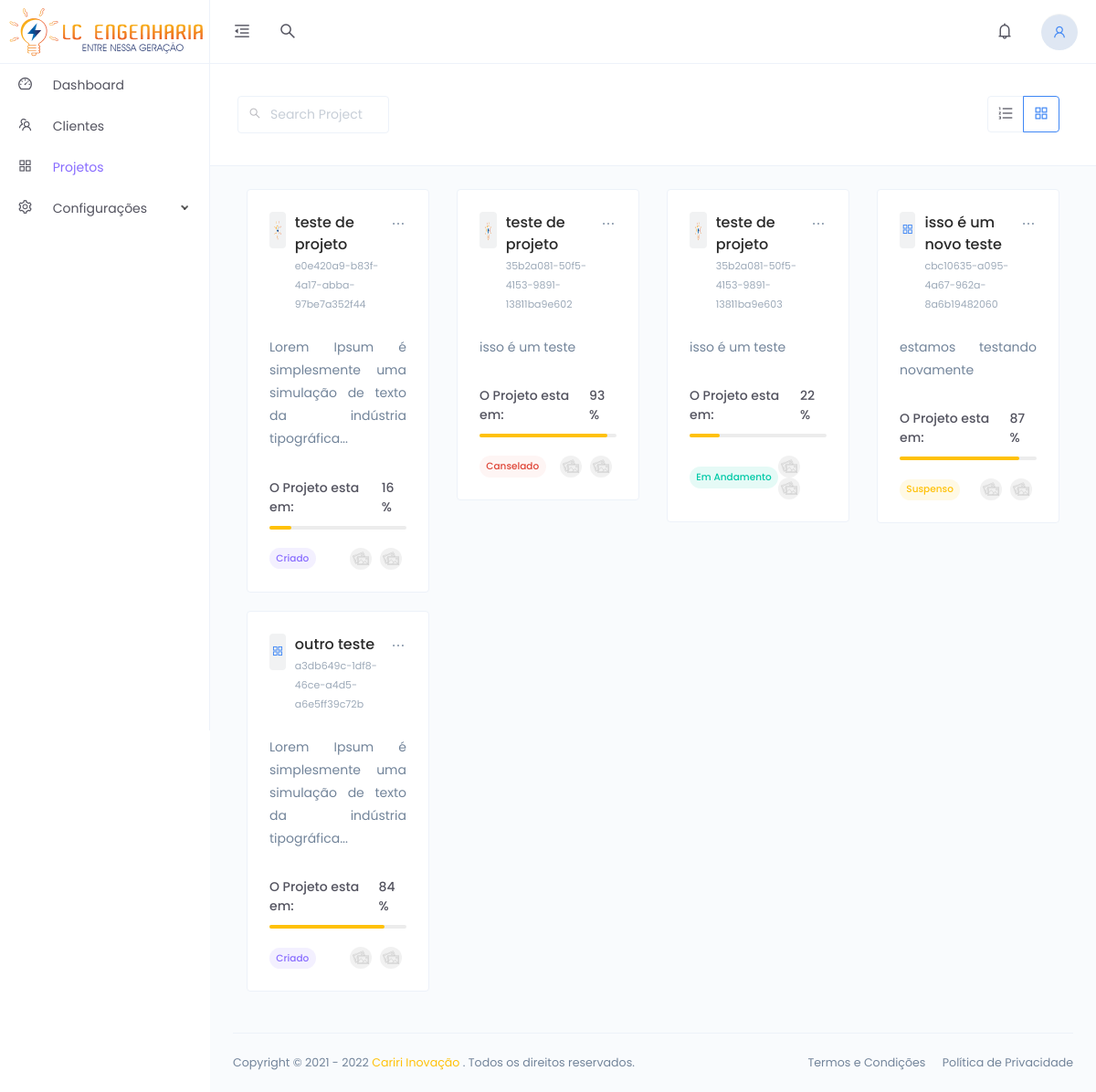
/?page=projects (signed in), run on the app's committed database.
### tables this page shows
CREATE TABLE `identification` (
  `id` int NOT NULL AUTO_INCREMENT,
  `fantasy_name` varchar(100) NOT NULL,
  `slogan` varchar(190) DEFAULT NULL,
  `icon` varchar(190) DEFAULT NULL,
  `logo` varchar(190) DEFAULT NULL,
  `registration_date` timestamp NOT NULL DEFAULT CURRENT_TIMESTAMP,
  PRIMARY KEY (`id`)
);

CREATE TABLE `projects` (
  `id` int NOT NULL AUTO_INCREMENT,
  `uuid` varchar(64) DEFAULT NULL,
  `id_person_responsable` int DEFAULT NULL,
  `id_type_project` int DEFAULT NULL,
  `id_person_client` int DEFAULT NULL,
  `title` varchar(45) NOT NULL,
  `decription` longtext,
  `states` enum('create','in progress','suspended','cancel') DEFAULT 'create',
  `deadline` date DEFAULT NULL,
  `created_at` timestamp NOT NULL DEFAULT CURRENT_TIMESTAMP,
  PRIMARY KEY (`id`)
);

### util/outfunc.php (called while the page is built, shortened)
<?php
function lmWord($string, $words = '100')
{
  $string = strip_tags($string);
  $count = strlen($string);
  if ($count <= $words) {
    return $string;
  } else {
    $strpos = strrpos(substr($string, 0, $words), ' ');
    return substr($string, 0, $strpos) . '...';
  }
}

### pages/projects.php (the view, shortened to what this page needs)
<div class="main-content">
    <div class="page-header no-gutters">
        <div class="row align-items-md-center">
            <div class="col-md-6">
                <div class="row">
                    <div class="col-md-5">
                        <div class="input-affix m-v-10">
                            <i class="prefix-icon anticon anticon-search opacity-04"></i>
                            <input type="text" class="form-control" placeholder="Search Project">
                        </div>
                    </div>
                </div>
            </div>
            <div class="col-md-6">
                <div class="text-md-right m-v-10">
                    <div class="btn-group m-r-10">
                        <button id="list-view-btn" type="button" class="btn btn-default btn-icon" data-toggle="tooltip" data-placement="bottom" title="Ver Lista">
                            <i class="anticon anticon-ordered-list"></i>
                        </button>
                        <button id="card-view-btn" type="button" class="btn btn-default btn-icon active" data-toggle="tooltip" data-placement="bottom" title="Ver Cartões">
                            <i class="anticon anticon-appstore"></i>
                        </button>
                    </div>
                </div>
            </div>
        </div>
    </div>
    <div class="container-fluid">
        <div id="card-view">
            <div class="row">
                <?php
                $sql = "SELECT * FROM projects";
                $result = $connection->query($sql)->fetchAll(PDO::FETCH_ASSOC);
                foreach ($result as $project) {
                ?>
                    <div class="col-md-3">
                        <div class="card">
                            <div class="card-body">
                                <div class="d-flex justify-content-between">
                                    <div class="media">
                                        <div class="avatar avatar-image rounded">
                                            <?= $project['id_type_project'] == 1 ? '<img src="assets/images/logo/logo-fold.png" alt="">' : '<i class="anticon anticon-appstore text-primary"></i>' ?>
                                        </div>
                                        <div class="m-l-10">
                                            <h5 class="m-b-0"><?= $project['title'] ?></h5>
                                            <span class="text-muted font-size-11"><?= $project['uuid'] ?></span>
                                        </div>
                                    </div>
                                    <div class="dropdown dropdown-animated scale-left">
                                        <a class="text-gray font-size-18" href="javascript:void(0);" data-toggle="dropdown">
                                            <i class="anticon anticon-ellipsis"></i>
                                        </a>
                                    </div>
                                </div>
                                <p class="m-t-25 text-justify">
                                    <?= lmWord($project['decription'], 80) ?>
                                </p>
                                <div class="m-t-30">
                                    <?php
                                    $progress = rand(1, 100);
                                    ?>
                                    <div class="d-flex justify-content-between">
                                        <span class="font-weight-semibold">O Projeto esta em:</span>
                                        <span class="font-weight-semibold">
                                            <?= $progress ?> %
                                        </span>
                                    </div>
                                    <div class="progress progress-sm m-t-10">
                                        <div class="progress-bar bg-warning" role="progressbar" style="width: <?= $progress ?>%"></div>
                                    </div>
                                </div>
                                <div class="m-t-20">
                                    <div class="d-flex justify-content-between align-items-center">
                                        <div>
                                            <?php
                                            switch ($project['states']) {
                                                case 'create':
                                                    $stateColor = 'purple';
                                                    $Status = 'Criado';
                                                    break;
                                                case 'in progress':
                                                    $stateColor = 'cyan';
                                                    $Status = 'Em Andamento';
                                                    break;
                                                case 'suspended':
                                                    $stateColor = 'gold';
                                                    $Status = 'Suspenso';
                                                    break;
                                                case 'cancel':
                                                    $stateColor = 'red';
                                                    $Status = 'Canselado';
                                                    break;
                                            };
                                            ?>
                                            <span class="badge badge-pill badge-<?= $stateColor ?>">
                                                <?= $Status; ?>
                                            </span>
                                        </div>
                                        <div>
                                            <a class="m-r-5" href="javascript:void(0);" data-toggle="tooltip" title="Pamela Wanda">
                                                <div class="avatar avatar-image avatar-sm">
                                                    <img src="assets/images/avatars/thumb-7.jpg" alt="">
                                                </div>
                                            </a>
                                            <a class="m-r-5" href="javascript:void(0);" data-toggle="tooltip" title="Darryl Day">
                                                <div class="avatar avatar-image avatar-sm">
                                                    <img src="assets/images/avatars/thumb-2.jpg" alt="">
                                                </div>
                                            </a>
                                        </div>
                                    </div>
                                </div>
                            </div>
                        </div>
                    </div>
                <?php } ?>
            </div>
        </div>
    </div>
</div>

### index.php (shortened to what this page needs)
<?php
require_once './util/outfunc.php';
$connection = novaConexao();
$sqlInitial = "SELECT * FROM identification";
$result = $connection->query($sqlInitial)->fetchAll(PDO::FETCH_ASSOC);
$information = $result[0];
?>
<!DOCTYPE html>
<html lang="pt-BR">
<head>
    <link href="assets/vendors/bootstrap-datepicker/bootstrap-datepicker.min.css" rel="stylesheet">
    <link href="assets/vendors/datatables/dataTables.bootstrap.min.css" rel="stylesheet">
    <link href="assets/vendors/select2/select2.css" rel="stylesheet">
    <link href="./assets/css/app.min.css" rel="stylesheet">
</head>
<body>
    <div class="app">
        <div class="layout">
            <div class="header">
                <div class="logo logo-dark">
                    <a href="index.php">
                        <img src="assets/images/logo/<?= $information['logo'] ?>" alt="Logo">
                    </a>
                </div>
                <div class="nav-wrap">
                    <ul class="nav-left">
                        <li class="desktop-toggle">
                            <a href="javascript:void(0);">
                                <i class="anticon"></i>
                            </a>
                        </li>
                        <li>
                            <a href="javascript:void(0);" data-toggle="modal" data-target="#search-drawer">
                                <i class="anticon anticon-search"></i>
                            </a>
                        </li>
                    </ul>
                    <ul class="nav-right">
                        <li class="dropdown dropdown-animated scale-left">
                            <a href="javascript:void(0);" data-toggle="dropdown">
                                <i class="anticon anticon-bell notification-badge"></i>
                            </a>
                        </li>
                        <li class="dropdown dropdown-animated scale-left">
                            <div class="pointer" data-toggle="dropdown">
                                <div class="avatar avatar-image  m-h-15 m-r-10">
                                    <?php
                                    if ($_SESSION['FOTO'] == '') {
                                        echo '
                                        <div class="avatar avatar-icon avatar-blue">
                                            <i class="anticon anticon-user"></i>
                                        </div>
                                        ';
                                    } else {
                                        echo '<img src="assets/images/avatars/' . $_SESSION['FOTO'] . '" alt="Avatar" class="avatar-img rounded-circle">';
                                    }
                                    ?>
                                </div>
                            </div>
                        </li>
                    </ul>
                </div>
            </div>
            <div class="side-nav">
                <div class="side-nav-inner">
                    <ul class="side-nav-menu scrollable">
                        <li class="nav-item  ">
                            <a class="" href="index.php">
                                <span class="icon-holder">
                                    <i class="anticon anticon-dashboard"></i>
                                </span>
                                <span class="title <?= !isset($_GET['page']) ? 'text-secondary' : ''; ?>">Dashboard</span>
                            </a>
                        </li>
                        <li class="nav-item  ">
                            <a class="" href="?page=customers">
                                <span class="icon-holder">
                                    <i class="anticon anticon-team"></i>
                                </span>
                                <span class="title <?= isset($_GET['page']) && $_GET['page'] == 'customers'  ? 'text-secondary' : ''; ?>">Clientes</span>
                            </a>
                        </li>
                        <li class="nav-item  ">
                            <a class="" href="?page=projects">
                                <span class="icon-holder">
                                    <i class="anticon anticon-appstore"></i>
                                </span>
                                <span class="title <?= isset($_GET['page']) && ($_GET['page'] == 'projects' || $_GET['page'] == 'projectcustomer') ? 'text-secondary' : ''; ?>">Projetos</span>
                            </a>
                        </li>
                        <li class="nav-item dropdown <?= isset($_GET['page']) && $_GET['page'] == 'users' ? 'open' : ''; ?>">
                            <a class="dropdown-toggle" href="javascript:void(0);">
                                <span class="icon-holder">
                                    <i class="anticon anticon-setting"></i>
                                </span>
                                <span class="title">Configurações</span>
                            </a>
                        </li>
                    </ul>
                </div>
            </div>
            <div class="page-container">
                <?php
                require_once './contents.php';
                ?>
                <footer class="footer">
                    <div class="footer-content">
                        <p class="m-b-0">Copyright ©
                            <?php
                            $ano = 2021;
                            if ($ano == date('Y')) {
                                echo $ano;
                            } else {
                                echo $ano . ' - ' . date('Y');
                            }
                            ?>
                            <a href="https://caririinovacao.com.br/" target="_blank" class="text-warning"> Cariri Inovação</a>
                            . Todos os direitos reservados.
                        </p>
                        <span>
                            <a href="" class="text-gray m-r-15">Termos e Condições</a>
                            <a href="" class="text-gray">Política de Privacidade</a>
                        </span>
                    </div>
                </footer>
            </div>
        </div>
    </div>
</body>
</html>

### data on the page
identification: logo (picture)
projects: id_type_project 1 (drawn), title "teste de projeto", uuid "e0e420a9-b83f-4a17-abba-97be7a352f44", decription "Lorem Ipsum é simplesmente uma simulação de texto da indústria tipográfica...", progress "16", states "Criado"
projects: id_type_project 1 (drawn), title "teste de projeto", uuid "35b2a081-50f5-4153-9891-13811ba9e602", decription "isso é um teste", progress "93", states "Canselado"
projects: id_type_project 1 (drawn), title "teste de projeto", uuid "35b2a081-50f5-4153-9891-13811ba9e603", decription "isso é um teste", progress "22", states "Em Andamento"
projects: id_type_project 2 (drawn), title "isso é um novo teste", uuid "cbc10635-a095-4a67-962a-8a6b19482060", decription "estamos testando novamente", progress "87", states "Suspenso"
projects: id_type_project 2 (drawn), title "outro teste", uuid "a3db649c-1df8-46ce-a4d5-a6e5ff39c72b", decription "Lorem Ipsum é simplesmente uma simulação de texto da indústria tipográfica...", progress "84", states "Criado"

### other printed values
$ano "2021"
